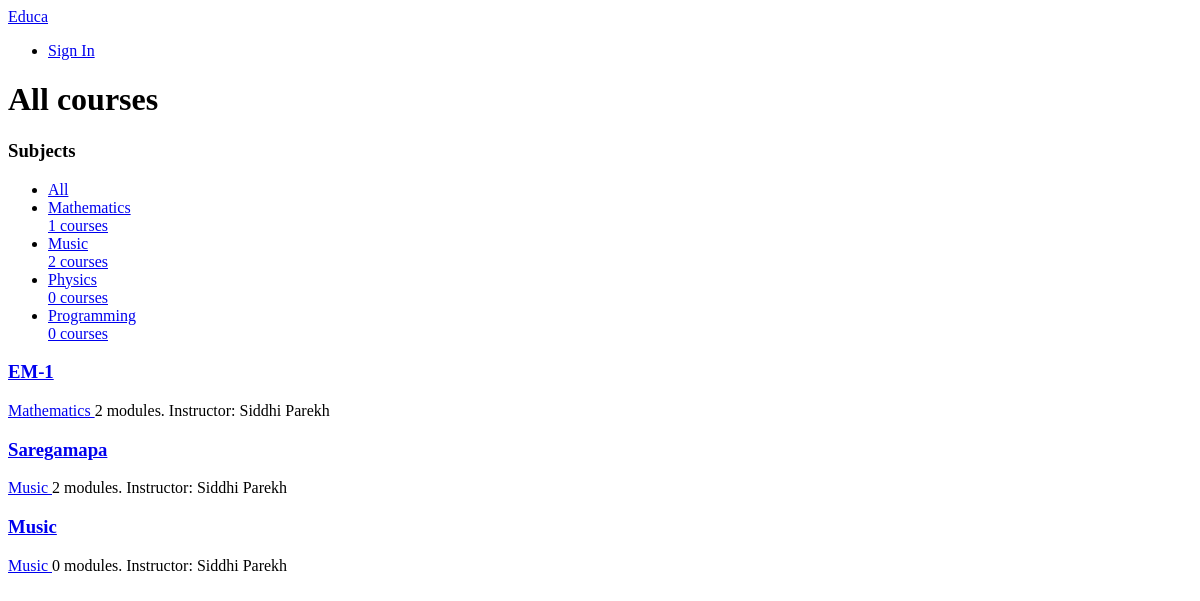
The app's page /, older data.
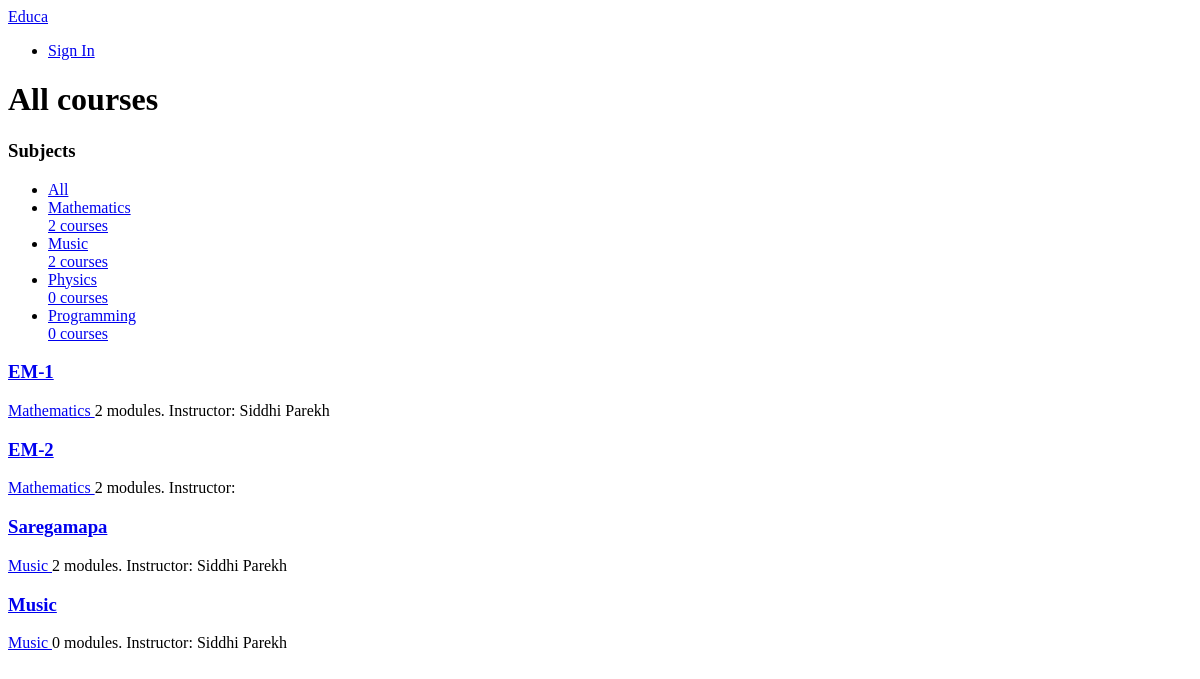
The same page, newer data.
### courses/models.py (models this page shows, shortened)
class Subject(models.Model):
    title = models.CharField(max_length=200)
    slug = models.SlugField(max_length=200, unique=True)
    class Meta:
        ordering = ['title']
    def __str__(self):
        return self.title

class Course(models.Model):
    owner = models.ForeignKey(User, related_name = 'courses_created', on_delete=models.CASCADE)
    subject = models.ForeignKey(Subject, related_name = 'courses', on_delete=models.CASCADE)
    title = models.CharField(max_length=200)
    slug = models.SlugField(max_length=200, unique=True)
    overview = models.TextField()
    created = models.DateTimeField(auto_now_add=True)
    students = models.ManyToManyField(User, related_name = 'course_joined', blank=True)
    class Meta:
        ordering = ['-created']

### courses/views.py (the view)
# urls.py: path('', CourseListView.as_view(), name='course_list'),
class CourseListView(TemplateResponseMixin, View):
    model = Course
    template_name = 'courses/course/list.html'
    def get(self, request, subject=None):
        subjects = cache.get('all_subjects')
        if not subjects:
            subjects = Subject.objects.annotate(total_courses=Count('courses'))
            cache.set('all_subjects', subjects)
        all_courses = Course.objects.annotate(total_modules=Count('modules'))
        if subject:
            subject = get_object_or_404(Subject, slug=subject)
            key = 'subject_{}_courses'.format(subject.id)
            courses = cache.get(key)
            if not courses:
                courses = all_courses.filter(subject = subject)
                cache.set(key, courses)
        else:
            courses = cache.get('all_courses')
            if not courses:
                courses = all_courses
                cache.set('all_courses', courses)
        return self.render_to_response({'subjects': subjects, 'subject': subject, 'courses': courses})

### courses/templates/courses/course/list.html (shortened to what this page needs)
{% extends "base.html" %}
{% block content %}
    <h1>
        {% if subject %}
            {{subject.title}} courses
        {% else %}
            All courses
        {% endif %}
    </h1>
    <div class="contents">
        <h3>Subjects</h3>
        <ul id="module">
            <li {% if not subject %} class="selected" {% endif %}>
                <a href="{% url 'course_list' %}">All</a>
            </li>
            {% for s in subjects %}
                <li {% if subject == s %} class="selected" {% endif %}>
                    <a href="{% url 'course_list_subject' s.slug %}">
                        {{s.title}}
                        <br>
                        <span>{{s.total_courses}} courses</span>
                    </a>
                </li>
            {% endfor %}
        </ul>
    </div>
    <div class="module">
        {% for course in courses %}
            {% with subject=course.subject %}
                <h3>
                    <a href="{% url 'course_detail' course.slug %}">
                        {{course.title}}
                    </a>
                </h3>
                <p>
                    <a href="{% url 'course_list_subject' subject.slug %}">
                        {{subject}}
                    </a>
                    {{course.total_modules}} modules.
                    Instructor: {{course.owner.get_full_name}}
                </p>
            {% endwith %}
        {% endfor %}
    </div>
{% endblock %}

Row changes from the older to the newer data that the page shows:
computed for Subject "Mathematics": total_courses "1" → "2"
added Course: title "EM-2", subject "Mathematics", total_modules "2"
